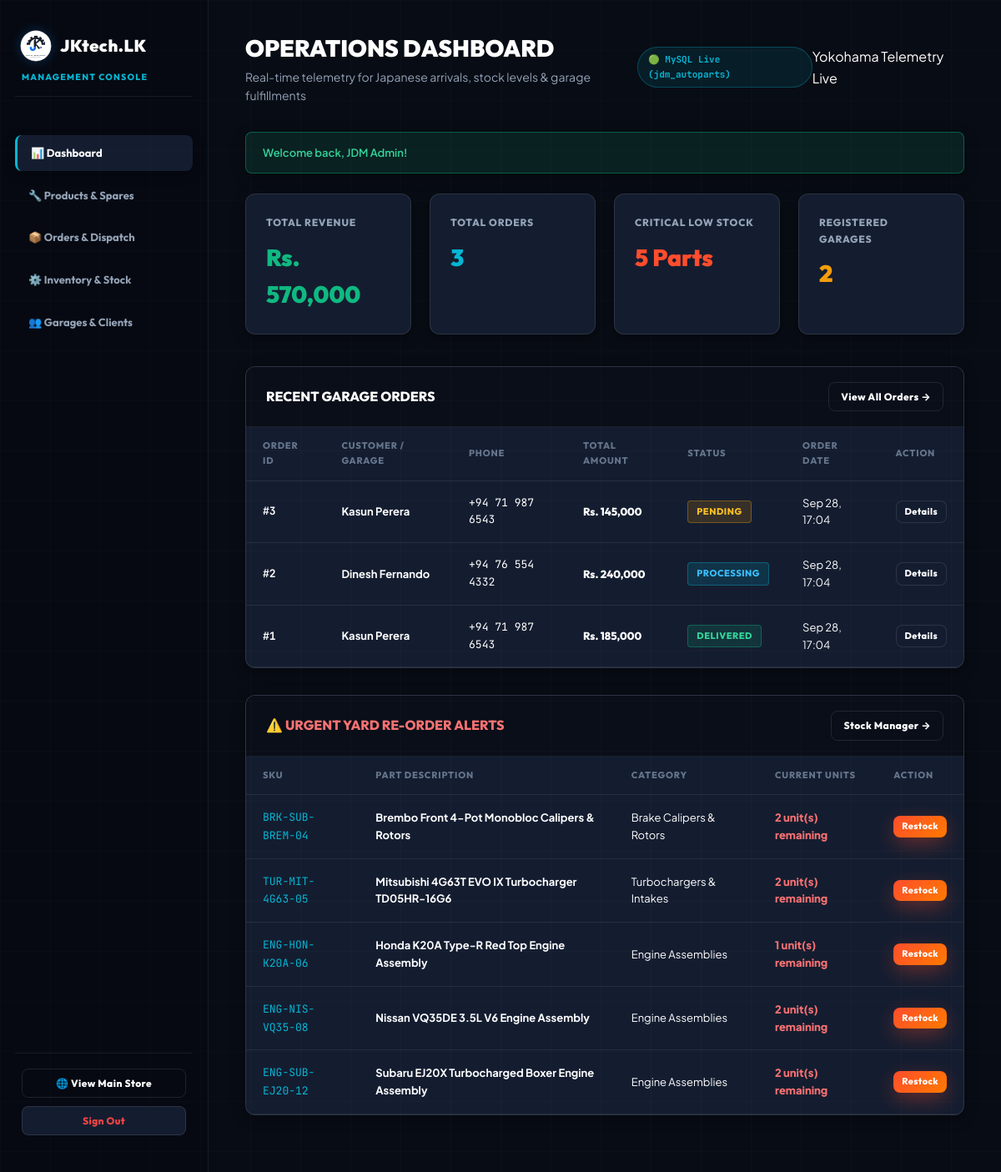
/admin/index.php (signed in), run on the app's committed database.
### tables this page shows
CREATE TABLE `orders` (
  `id` INT UNSIGNED AUTO_INCREMENT PRIMARY KEY,
  `user_id` INT UNSIGNED DEFAULT NULL,
  `customer_name` VARCHAR(100) NOT NULL,
  `customer_email` VARCHAR(150) NOT NULL,
  `customer_phone` VARCHAR(30) NOT NULL,
  `delivery_address` TEXT NOT NULL,
  `city` VARCHAR(80) NOT NULL,
  `postal_code` VARCHAR(20) DEFAULT NULL,
  `payment_method` ENUM('cod', 'bank_transfer', 'card') DEFAULT 'cod',
  `total_amount` DECIMAL(12, 2) NOT NULL DEFAULT 0.00,
  `status` ENUM('Pending', 'Processing', 'Shipped', 'Delivered', 'Cancelled') DEFAULT 'Pending',
  `notes` TEXT DEFAULT NULL,
  `created_at` TIMESTAMP DEFAULT CURRENT_TIMESTAMP,
  FOREIGN KEY (`user_id`) REFERENCES `users`(`id`) ON DELETE SET NULL
);

CREATE TABLE `products` (
  `id` INT UNSIGNED AUTO_INCREMENT PRIMARY KEY,
  `name` VARCHAR(200) NOT NULL,
  `sku` VARCHAR(60) NOT NULL UNIQUE,
  `category_id` INT UNSIGNED NOT NULL,
  `brand_id` INT UNSIGNED NOT NULL,
  `model_compatibility` VARCHAR(255) NOT NULL,
  `year_from` INT DEFAULT 2002,
  `year_to` INT DEFAULT 2018,
  `grade` VARCHAR(20) DEFAULT 'Grade A',
  `mileage` VARCHAR(50) DEFAULT '48,000 km',
  `compression` VARCHAR(80) DEFAULT '12.8 bar across all cylinders',
  `price` DECIMAL(12, 2) NOT NULL DEFAULT 0.00,
  `stock_quantity` INT NOT NULL DEFAULT 5,
  `image_url` VARCHAR(255) DEFAULT 'engine_1.svg',
  `description` TEXT,
  `is_featured` TINYINT(1) DEFAULT 0,
  `created_at` TIMESTAMP DEFAULT CURRENT_TIMESTAMP,
  FOREIGN KEY (`category_id`) REFERENCES `categories`(`id`) ON DELETE CASCADE,
  FOREIGN KEY (`brand_id`) REFERENCES `brands`(`id`) ON DELETE CASCADE
);

CREATE TABLE `categories` (
  `id` INT UNSIGNED AUTO_INCREMENT PRIMARY KEY,
  `name` VARCHAR(100) NOT NULL,
  `slug` VARCHAR(100) NOT NULL UNIQUE,
  `icon` VARCHAR(50) DEFAULT 'engine',
  `description` TEXT DEFAULT NULL
);

### config/database.php (called while the page is built, shortened)
<?php
$host     = '127.0.0.1';
$port     = '3306';
$dbname   = 'jdm_autoparts';
$db_driver = 'none';
$db_error = null;
$mysqlPorts = [$port, '3307', '3306'];
$mysqlPorts = array_unique($mysqlPorts);
foreach ($mysqlPorts as $tryPort) {
    try {
        $port = $tryPort;
        $db_driver = 'mysql';
        break;
    } catch (PDOException $e) {
        $db_error = $e->getMessage();
    }
}
function getDbStatus() {
    global $db_driver, $dbname, $db_error, $host, $port;
    if ($db_driver === 'mysql') {
        return [
            'connected' => true,
            'driver' => 'MySQL',
            'badge' => '🟢 MySQL Live (' . $dbname . ')',
            'badge_class' => 'badge-success',
            'detail' => "Connected to MySQL at {$host}:{$port} -> `{$dbname}`"
        ];
    }
    return [
        'connected' => false,
        'driver' => 'None',
        'badge' => '🔴 Database Offline',
        'badge_class' => 'badge-danger',
        'detail' => $db_error
    ];
}

### includes/functions.php (called while the page is built, shortened)
<?php
require_once __DIR__ . '/../config/database.php';
function formatCurrency($amount) {
    return 'Rs. ' . number_format((float)$amount, 0, '.', ',');
}
function getFlash() {
    if (isset($_SESSION['flash'])) {
        $flash = $_SESSION['flash'];
        return $flash;
    }
    return null;
}

### admin/index.php (the view, shortened to what this page needs)
<?php
require_once __DIR__ . '/../includes/functions.php';
$pdo = getDbConnection();
$dbStatus = getDbStatus();
$totalRevenue = 0;
$totalOrders = 0;
$lowStockCount = 0;
$totalCustomers = 0;
$recentOrders = [];
$lowStockItems = [];
if ($pdo) {
    $revStmt = $pdo->query("SELECT SUM(total_amount) FROM orders WHERE status != 'Cancelled'");
    $totalRevenue = (float)$revStmt->fetchColumn();
    $ordStmt = $pdo->query("SELECT COUNT(*) FROM orders");
    $totalOrders = (int)$ordStmt->fetchColumn();
    $lowStmt = $pdo->query("SELECT COUNT(*) FROM products WHERE stock_quantity <= 2");
    $lowStockCount = (int)$lowStmt->fetchColumn();
    $custStmt = $pdo->query("SELECT COUNT(*) FROM users WHERE role = 'customer'");
    $totalCustomers = (int)$custStmt->fetchColumn();
    $recentStmt = $pdo->query("SELECT * FROM orders ORDER BY id DESC LIMIT 5");
    $recentOrders = $recentStmt->fetchAll();
    $lowListStmt = $pdo->query("SELECT p.*, c.name AS category_name FROM products p LEFT JOIN categories c ON p.category_id = c.id WHERE stock_quantity <= 2 LIMIT 5");
    $lowStockItems = $lowListStmt->fetchAll();
}
$flash = getFlash();
?>
<!DOCTYPE html>
<html lang="en">
<head>
  <link rel="stylesheet" href="../assets/css/style.css">
</head>
<body>
  <div class="admin-container">
    <aside class="admin-sidebar">
      <div style="padding: 10px 6px 14px; border-bottom: 1px solid var(--border-subtle); margin-bottom: 14px;">
        <a href="index.php" class="brand-badge" style="display: flex; align-items: center; gap: 10px; text-decoration: none; margin-bottom: 10px;" title="JKtech.LK Admin Dashboard">
          <img src="../assets/images/logo_circle.svg" alt="JKtech.LK" class="brand-emblem-circle" style="width: 38px; height: 38px;">
          <span class="brand-text" style="font-size: 20px;">JKtech<span class="brand-domain">.LK</span></span>
        </a>
        <div style="font-size: 10.5px; color: var(--neon-cyan); font-weight: 800; letter-spacing: 1.2px; font-family:var(--font-display); padding-left: 2px;">MANAGEMENT CONSOLE</div>
      </div>
      <ul class="admin-menu">
        <li><a href="index.php" class="active">📊 Dashboard</a></li>
        <li><a href="products.php">🔧 Products &amp; Spares</a></li>
        <li><a href="orders.php">📦 Orders &amp; Dispatch</a></li>
        <li><a href="inventory.php">⚙️ Inventory &amp; Stock</a></li>
        <li><a href="customers.php">👥 Garages &amp; Clients</a></li>
      </ul>
      <div style="padding: 18px 8px; border-top: 1px solid var(--border-subtle); display: flex; flex-direction: column; gap: 10px;">
        <a href="../index.php" class="btn btn-outline btn-sm" style="width: 100%;">🌐 View Main Store</a>
        <a href="../logout.php" class="btn btn-secondary btn-sm" style="width: 100%; color:#ef4444;">Sign Out</a>
      </div>
    </aside>
    <main class="admin-main">
      <div class="flex justify-between items-center" style="margin-bottom: 32px;">
        <div>
          <h1 style="font-family: var(--font-display); font-size: 28px; font-weight: 900; color: #fff;">OPERATIONS DASHBOARD</h1>
          <p style="font-size: 14px; color: var(--text-muted);">Real-time telemetry for Japanese arrivals, stock levels &amp; garage fulfillments</p>
        </div>
        <div class="flex items-center gap-3">
          <div style="display:inline-flex; align-items:center; gap:6px; font-size:11px; font-family:var(--font-mono); font-weight:700; color:var(--neon-cyan); background:rgba(6,182,212,0.1); border:1px solid rgba(6,182,212,0.3); padding:6px 12px; border-radius:var(--radius-pill);">
            <span><?= htmlspecialchars($dbStatus['badge']) ?></span>
          </div>
          <span class="badge-pill-live">
            <span>Yokohama Telemetry Live</span>
          </span>
        </div>
      </div>
      <?php if ($flash): ?>
        <div class="alert alert-<?= htmlspecialchars($flash['type']) ?>">
          <span><?= htmlspecialchars($flash['message']) ?></span>
        </div>
      <?php endif; ?>
      <div class="kpi-grid">
        <div class="kpi-card green">
          <h4>Total Revenue</h4>
          <div class="val"><?= formatCurrency($totalRevenue) ?></div>
        </div>
        <div class="kpi-card cyan">
          <h4>Total Orders</h4>
          <div class="val"><?= number_format($totalOrders) ?></div>
        </div>
        <div class="kpi-card orange">
          <h4>Critical Low Stock</h4>
          <div class="val"><?= $lowStockCount ?> Parts</div>
        </div>
        <div class="kpi-card amber">
          <h4>Registered Garages</h4>
          <div class="val"><?= number_format($totalCustomers) ?></div>
        </div>
      </div>
      <div class="data-table-card">
        <div class="data-table-header">
          <h3 style="font-family: var(--font-display); font-size: 16px; font-weight: 800; color: #fff;">RECENT GARAGE ORDERS</h3>
          <a href="orders.php" class="btn btn-outline btn-sm">View All Orders &rarr;</a>
        </div>
        <table class="data-table">
          <thead>
            <tr>
              <th>Order ID</th>
              <th>Customer / Garage</th>
              <th>Phone</th>
              <th>Total Amount</th>
              <th>Status</th>
              <th>Order Date</th>
              <th>Action</th>
            </tr>
          </thead>
          <tbody>
            <?php foreach ($recentOrders as $ro): ?>
              <tr>
                <td><strong style="font-family: var(--font-mono);">#<?= $ro['id'] ?></strong></td>
                <td style="color: #fff; font-weight: 700;"><?= htmlspecialchars($ro['customer_name']) ?></td>
                <td style="font-family: var(--font-mono);"><?= htmlspecialchars($ro['customer_phone']) ?></td>
                <td style="color: #fff; font-weight: 800; font-family: var(--font-display);"><?= formatCurrency($ro['total_amount']) ?></td>
                <td><span class="status-badge status-<?= $ro['status'] ?>"><?= $ro['status'] ?></span></td>
                <td><?= date('M d, H:i', strtotime($ro['created_at'])) ?></td>
                <td>
                  <a href="orders.php?highlight=<?= $ro['id'] ?>" class="btn btn-secondary btn-sm" style="font-size: 11px; padding: 4px 10px;">Details</a>
                </td>
              </tr>
            <?php endforeach; ?>
          </tbody>
        </table>
      </div>
      <?php if (!empty($lowStockItems)): ?>
        <div class="data-table-card">
          <div class="data-table-header">
            <h3 style="font-family: var(--font-display); font-size: 16px; font-weight: 800; color: #f87171;">⚠️ URGENT YARD RE-ORDER ALERTS</h3>
            <a href="inventory.php" class="btn btn-outline btn-sm">Stock Manager &rarr;</a>
          </div>
          <table class="data-table">
            <thead>
              <tr>
                <th>SKU</th>
                <th>Part Description</th>
                <th>Category</th>
                <th>Current Units</th>
                <th>Action</th>
              </tr>
            </thead>
            <tbody>
              <?php foreach ($lowStockItems as $item): ?>
                <tr>
                  <td><code style="color:var(--neon-cyan); font-family:var(--font-mono);"><?= htmlspecialchars($item['sku']) ?></code></td>
                  <td style="color: #fff; font-weight: 700;"><?= htmlspecialchars($item['name']) ?></td>
                  <td><?= htmlspecialchars($item['category_name'] ?? 'Component') ?></td>
                  <td>
                    <span style="color: #f87171; font-weight: 800;"><?= $item['stock_quantity'] ?> unit(s) remaining</span>
                  </td>
                  <td>
                    <a href="products.php?edit=<?= $item['id'] ?>" class="btn btn-primary btn-sm" style="font-size: 11px; padding: 4px 10px;">Restock</a>
                  </td>
                </tr>
              <?php endforeach; ?>
            </tbody>
          </table>
        </div>
      <?php endif; ?>
    </main>
  </div>
</body>
</html>

### assets/css/style.css (style rules this page uses)
:root { --bg-main: #080C14; --bg-surface: #0E1524; --bg-card: #141D30; --bg-card-hover: #1A2640; --bg-glass: rgba(18, 26, 42, 0.75); --bg-input: #0B111D; --primary: #FF4D2D; --primary-hover: #FF6647; --primary-glow: rgba(255, 77, 45, 0.45); --primary-gradient: linear-gradient(135deg, #FF4D2D 0%, #FF7A00 100%); --neon-cyan: #06B6D4; --neon-cyan-glow: rgba(6, 182, 212, 0.4); --neon-blue: #3B82F6; --neon-emerald: #10B981; --neon-amber: #F59E0B; --text-main: #FFFFFF; --text-muted: #94A3B8; --text-dim: #64748B; --border-subtle: rgba(255, 255, 255, 0.07); --border-card: rgba(255, 255, 255, 0.1); --border-cyan-glow: rgba(6, 182, 212, 0.35); --border-orange-glow: rgba(255, 77, 45, 0.35); --radius-xs: 4px; --radius-sm: 8px; --radius-md: 12px; --radius-lg: 20px; --radius-pill: 9999px; --shadow-sm: 0 4px 16px rgba(0, 0, 0, 0.4); --shadow-md: 0 12px 36px rgba(0, 0, 0, 0.55); --shadow-card-glow: 0 10px 30px -5px rgba(6, 182, 212, 0.25); --shadow-orange-glow: 0 8px 24px -2px rgba(255, 77, 45, 0.4); --font-display: 'Outfit', -apple-system, sans-serif; --font-body: 'Plus Jakarta Sans', -apple-system, sans-serif; --font-mono: 'JetBrains Mono', monospace; }
* { margin: 0; padding: 0; box-sizing: border-box; }
html { scroll-behavior: smooth; }
body { font-family: var(--font-body); background-color: var(--bg-main); color: var(--text-main); line-height: 1.6; min-height: 100vh; display: flex; flex-direction: column; overflow-x: hidden; position: relative; -webkit-font-smoothing: antialiased; }
body::before { content: ""; position: fixed; top: 0; left: 0; right: 0; bottom: 0; background-image: linear-gradient(rgba(255, 255, 255, 0.018) 1px, transparent 1px), linear-gradient(90deg, rgba(255, 255, 255, 0.018) 1px, transparent 1px); background-size: 60px 60px; pointer-events: none; z-index: 0; }
a { color: inherit; text-decoration: none; transition: all 0.25s cubic-bezier(0.16, 1, 0.3, 1); }
img { max-width: 100%; height: auto; display: block; }
.flex { display: flex; }
.items-center { align-items: center; }
.justify-between { justify-content: space-between; }
.brand-badge { display: inline-flex; align-items: center; gap: 12px; text-decoration: none; transition: transform 0.25s ease; }
.brand-emblem-circle { width: 44px; height: 44px; border-radius: 50%; box-shadow: 0 0 14px rgba(0, 145, 255, 0.25); display: block; }
.brand-text { font-family: var(--font-display); font-size: 22px; font-weight: 900; color: #ffffff; letter-spacing: 0.5px; }
.brand-domain { color: #ffffff; }
.btn { display: inline-flex; align-items: center; justify-content: center; gap: 9px; padding: 12px 24px; font-family: var(--font-display); font-size: 14px; font-weight: 800; border-radius: var(--radius-sm); cursor: pointer; transition: all 0.25s cubic-bezier(0.16, 1, 0.3, 1); border: none; text-align: center; position: relative; overflow: hidden; letter-spacing: 0.4px; }
.btn-primary { background: var(--primary-gradient); color: #ffffff; box-shadow: var(--shadow-orange-glow); }
.btn-primary::after { content: ""; position: absolute; top: -50%; left: -50%; width: 200%; height: 200%; background: linear-gradient( 60deg, transparent 40%, rgba(255, 255, 255, 0.3) 50%, transparent 60% ); transform: translateX(-100%) rotate(45deg); transition: transform 0.6s ease; }
.btn-secondary { background: var(--bg-card); color: var(--text-main); border: 1px solid var(--border-card); }
.btn-outline { background: transparent; border: 1px solid var(--border-card); color: var(--text-main); }
.btn-sm { padding: 7px 14px; font-size: 12px; }
.alert { padding: 14px 20px; border-radius: var(--radius-sm); font-size: 13px; font-weight: 600; margin-bottom: 24px; display: flex; align-items: center; justify-content: space-between; box-shadow: var(--shadow-sm); animation: floatAnimation 0.4s ease; }
.alert-success { background: rgba(16, 185, 129, 0.12); border: 1px solid rgba(16, 185, 129, 0.4); color: #34d399; }

### data on the page
orders: id "3", customer_name "Kasun Perera", customer_phone "+94 71 987 6543", total_amount "Rs. 145,000", status "PENDING", created_at "Sep 28, 17:04"
orders: id "2", customer_name "Dinesh Fernando", customer_phone "+94 76 554 4332", total_amount "Rs. 240,000", status "PROCESSING", created_at "Sep 28, 17:04"
orders: id "1", customer_name "Kasun Perera", customer_phone "+94 71 987 6543", total_amount "Rs. 185,000", status "DELIVERED", created_at "Sep 28, 17:04"
products: sku "BRK-SUB-BREM-04", name "Brembo Front 4-Pot Monobloc Calipers & Rotors", category.name "Brake Calipers & Rotors", stock_quantity "2"
products: sku "TUR-MIT-4G63-05", name "Mitsubishi 4G63T EVO IX Turbocharger TD05HR-16G6", category.name "Turbochargers & Intakes", stock_quantity "2"
products: sku "ENG-HON-K20A-06", name "Honda K20A Type-R Red Top Engine Assembly", category.name "Engine Assemblies", stock_quantity "1"
products: sku "ENG-NIS-VQ35-08", name "Nissan VQ35DE 3.5L V6 Engine Assembly", category.name "Engine Assemblies", stock_quantity "2"
products: sku "ENG-SUB-EJ20-12", name "Subaru EJ20X Turbocharged Boxer Engine Assembly", category.name "Engine Assemblies", stock_quantity "2"

### other printed values
$dbStatus['badge'] "🟢 MySQL Live (jdm_autoparts)"
$flash['message'] "Welcome back, JDM Admin!"
formatCurrency($totalRevenue) "Rs. 570,000"
$totalOrders "3"
$lowStockCount "5"
$totalCustomers "2"
